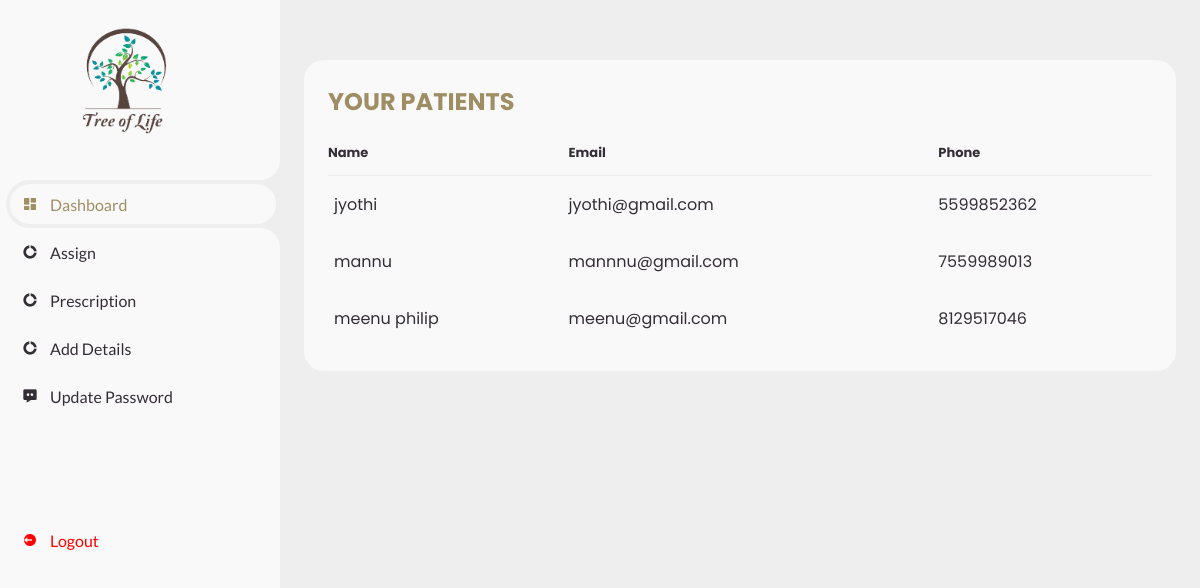
The app's page /viewassigndoc.php (signed in) with its own data.
### tables this page shows
CREATE TABLE `tbl_register` (
  `reg_id` int(11) NOT NULL,
  `reg_name` varchar(15) NOT NULL,
  `reg_email` varchar(50) NOT NULL,
  `reg_phone` varchar(12) NOT NULL,
  `password` varchar(100) NOT NULL,
  `status` int(10) NOT NULL
);

### viewassigndoc.php (the view, shortened to what this page needs)
<?php
include 'dbconnect.php';
?>
<!DOCTYPE html>
<html lang="en">
<head>
	<link href='https://unpkg.com/boxicons@2.0.9/css/boxicons.min.css' rel='stylesheet'>
	<link rel="stylesheet" href="css/dashboard.css">
</head>
<body>
	<section id="sidebar">
		<a href="#" class="brand"><br><br>
			<img src="images/logo.png"  height="200" width="250"  align="left">
		</a>
		<ul class="side-menu top">
				<li class="active">
					<a href="doctor.php">
						<i class='bx bxs-dashboard' ></i>
						<span class="text">Dashboard</span>
					</a>
				</li>
				<li>
					<a href="viewassigndoc.php">
						<i class='bx bxs-doughnut-chart' ></i>
						<span class="text">Assign</span>
					</a>
				</li>
				<li>
					<a href="prescription.php">
						<i class='bx bxs-doughnut-chart' ></i>
						<span class="text">Prescription</span>
					</a>
				</li>
				<li>
					<a href="doctordetails.php">
						<i class='bx bxs-doughnut-chart' ></i>
						<span class="text">Add Details</span>
					</a>
				</li>
				<li>
					<a href="updatepassdoc.php">
						<i class='bx bxs-message-dots' ></i>
						<span class="text">Update Password</span>
					</a>
				</li>
				<li>
			</ul>
		<ul class="side-menu">
			<li>
				<a href="login.php" class="logout">
				    <i class='bx bxs-log-out-circle' ></i>
				    <span class="text">Logout</span>
				</a>
			</li>
		</ul>
	</section>
	<section id="content">
		<main>
				<div class="table-data">
					<div class="order">
						<div class="head">
						<h2 style="color: #9f8e64;">YOUR PATIENTS</h2><br>
						</div>
						<table>
							<thead>
								<tr>
									<th>Name</th>
									<th>Email</th>
                                    <th>Phone</th>
								</tr>
							</thead>
                            <?php
							$us=$_SESSION['uname'];
                             $query="SELECT * FROM `tbl_register` WHERE `reg_email` = '$us'";
                             $data = mysqli_query($con,$query);
                             while($res=mysqli_fetch_assoc($data))
                             {
									$doid = $res['reg_id'];
                                $query2 = "SELECT * FROM `tbl_assign` WHERE `doct_id` = '$doid'";
                                $data2 = mysqli_query($con,$query2);
                                while($res10=mysqli_fetch_assoc($data2))
                                {
									$cuid = $res10['cust_id'];
									$query3 = "SELECT * FROM `tbl_register` WHERE `reg_id`='$cuid'";
									$data3 = mysqli_query($con,$query3);
									while($res11=mysqli_fetch_array($data3))
									{
										$name = $res11['reg_name'];
										$email = $res11['reg_email'];
										$phone = $res11['reg_phone'];
						  ?>
							<tbody>
								<tr>
									<td><p><?php echo $name;?></p></td>
									<td><p><?php echo $email;?></p></td>
                                    <td><p><?php echo $phone;?></p></td>
								</tr>
							</tbody>
                            <?php
                                	}
                            	}
							}
                            ?>
						</table>
					</div>
				</div>
			</main>
		</section>
	</body>
</html>

### css/dashboard.css (style rules this page uses)
* { margin: 0; padding: 0; box-sizing: border-box; }
a { text-decoration: none; }
li { list-style: none; }
:root { --poppins: 'Poppins', sans-serif; --lato: 'Lato', sans-serif; --light: #F9F9F9; --blue: hsl(43, 24%, 51%); --grey: #eee; --dark-grey: #AAAAAA; --dark: #342E37; --red: #ff0000; --yellow: #9f8e64; --orange: #9f8e64; }
html { overflow-x: hidden; }
body { background: var(--grey); overflow-x: hidden; }
#sidebar { position: fixed; top: 0; left: 0; width: 280px; height: 100%; background: var(--light); z-index: 2000; font-family: var(--lato); transition: .3s ease; overflow-x: hidden; scrollbar-width: none; }
#sidebar .brand { font-size: 24px; font-weight: 700; height: 56px; display: flex; align-items: center; color: var(--blue); margin-top: 20%; top: 0; left: 0; background: var(--light); z-index: 500; padding-bottom: 20px; box-sizing: content-box; }
#sidebar .side-menu { width: 100%; margin-top: 48px; }
#sidebar .side-menu li { height: 48px; background: transparent; margin-left: 6px; border-radius: 48px 0 0 48px; padding: 4px; }
#sidebar .side-menu li.active { background: var(--grey); position: relative; }
#sidebar .side-menu li.active::before { content: ''; position: absolute; width: 40px; height: 40px; border-radius: 50%; top: -40px; right: 0; box-shadow: 20px 20px 0 var(--grey); z-index: -1; }
#sidebar .side-menu li.active::after { content: ''; position: absolute; width: 40px; height: 40px; border-radius: 50%; bottom: -40px; right: 0; box-shadow: 20px -20px 0 var(--grey); z-index: -1; }
#sidebar .side-menu li a { width: 100%; height: 100%; background: var(--light); display: flex; align-items: center; border-radius: 48px; font-size: 16px; color: var(--dark); white-space: nowrap; overflow-x: hidden; }
#sidebar .side-menu.top li.active a { color: var(--blue); }
#sidebar .side-menu li a.logout { color: var(--red); }
#sidebar .side-menu li a .bx { min-width: calc(60px - ((4px + 6px) * 2)); display: flex; justify-content: center; }
#content { position: relative; width: calc(100% - 280px); left: 280px; transition: .3s ease; }
#content main { width: 100%; padding: 36px 24px; font-family: var(--poppins); max-height: calc(100vh - 56px); overflow-y: auto; }
#content main .table-data { display: flex; flex-wrap: wrap; grid-gap: 24px; margin-top: 24px; width: 100%; color: var(--dark); }
#content main .table-data > div { border-radius: 20px; background: var(--light); padding: 24px; overflow-x: auto; }
#content main .table-data .head { display: flex; align-items: center; grid-gap: 16px; margin-bottom: 24px; }
#content main .table-data .order { flex-grow: 1; flex-basis: 500px; }
#content main .table-data .order table { width: 100%; border-collapse: collapse; }
#content main .table-data .order table th { padding-bottom: 12px; font-size: 13px; text-align: left; border-bottom: 1px solid var(--grey); }
#content main .table-data .order table td { padding: 16px 0; }
#content main .table-data .order table tr td:first-child { display: flex; align-items: center; grid-gap: 12px; padding-left: 6px; }

### records on screen
tbl_register: reg_name "jyothi", reg_email "jyothi@gmail.com", reg_phone "5599852362"
tbl_register: reg_name "mannu", reg_email "mannnu@gmail.com", reg_phone "7559989013"
tbl_register: reg_name "meenu philip", reg_email "meenu@gmail.com", reg_phone "8129517046"
